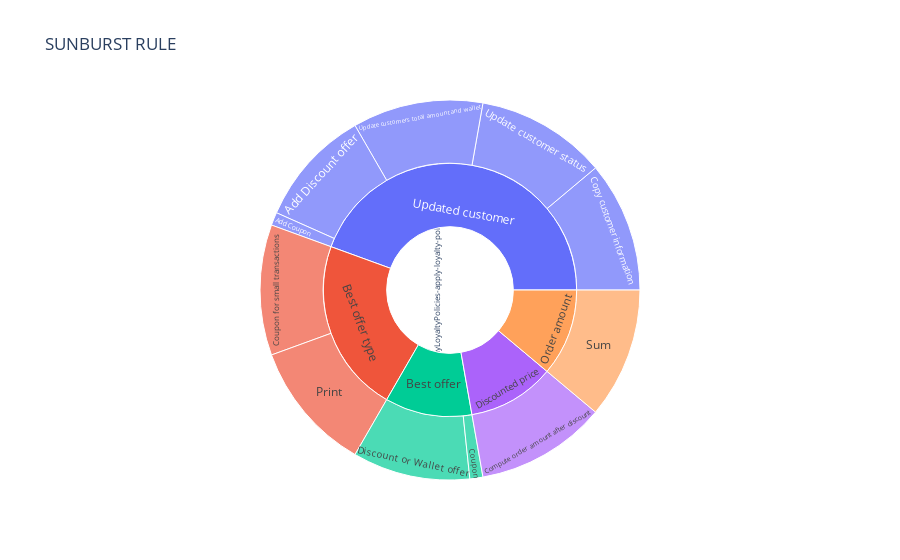

Notebook code for this chart:
### Markdown cell above
### 4.2 Representing the decision model coverage through a sunburst <a class="anchor" id="section4_2"></a>
We project all decisions into a sunburst diagram. It shows a synthetic and interactive view of all executed assets including rules, tasks and decision models.

### Code cell
data = []

number_of_columns = 0
for rule in rules:
    number_of_columns = max(number_of_columns, len(rule["from"]))

for rule in rules:
    rule_data = dict()
    keys = list(rule["from"])
    for i in range(0, number_of_columns):
        if i < len(rule["from"]):
            rule_data[f"Column{i}"] = rule["from"][keys[i]]
        else: rule_data[f"Column{i}"] = 'None'

    data.append(rule_data)

df = pd.DataFrame(data)
df = df.groupby(df.columns.tolist()).size().reset_index().rename(columns={0:'Count'})
df = df.replace(['None'],None)
fig = px.sunburst(df, 
                  path=[f"Column{i}" for i in range(0, number_of_columns)], 
                  values="Count",
                  height=1000,
                  title="SUNBURST RULE",
                  maxdepth=5
                  )
fig.show()

### Figure 1 — Plotly figure (JSON) as saved in the notebook; plotly's stock layout.template omitted (floating-point values rounded to 4 significant figures)
{"data": [{"branchvalues": "total", "domain": {"x": [0, 1], "y": [0, 1]}, "hovertemplate": "labels=%{label}<br>Count=%{value}<br>parent=%{parent}<br>id=%{id}<extra></extra>", "ids": ["ApplyLoyaltyPolicies-apply-loyalty-policies/Updated customer/Add Coupon", "ApplyLoyaltyPolicies-apply-loyalty-policies/Updated customer/Add Discount offer", "ApplyLoyaltyPolicies-apply-loyalty-policies/Discounted price/Compute order amount after discount", "ApplyLoyaltyPolicies-apply-loyalty-policies/Updated customer/Copy customer information", "ApplyLoyaltyPolicies-apply-loyalty-policies/Best offer/Coupon", "ApplyLoyaltyPolicies-apply-loyalty-policies/Best offer type/Coupon for small transactions", "ApplyLoyaltyPolicies-apply-loyalty-policies/Best offer/Discount or Wallet offer", "ApplyLoyaltyPolicies-apply-loyalty-policies/Best offer type/Print", "ApplyLoyaltyPolicies-apply-loyalty-policies/Order amount/Sum", "ApplyLoyaltyPolicies-apply-loyalty-policies/Updated customer/Update customer status", "ApplyLoyaltyPolicies-apply-loyalty-policies/Updated customer/Update customers total amount and wallet", "ApplyLoyaltyPolicies-apply-loyalty-policies/Best offer", "ApplyLoyaltyPolicies-apply-loyalty-policies/Best offer type", "ApplyLoyaltyPolicies-apply-loyalty-policies/Discounted price", "ApplyLoyaltyPolicies-apply-loyalty-policies/Order amount", "ApplyLoyaltyPolicies-apply-loyalty-policies/Updated customer", "ApplyLoyaltyPolicies-apply-loyalty-policies"], "labels": ["Add Coupon", "Add Discount offer", "Compute order amount after discount", "Copy customer information", "Coupon", "Coupon for small transactions", "Discount or Wallet offer", "Print", "Sum", "Update customer status", "Update customers total amount and wallet", "Best offer", "Best offer type", "Discounted price", "Order amount", "Updated customer", "ApplyLoyaltyPolicies-apply-loyalty-policies"], "maxdepth": 5, "name": "", "parents": ["ApplyLoyaltyPolicies-apply-loyalty-policies/Updated customer", "ApplyLoyaltyPolicies-apply-loyalty-policies/Updated customer", "ApplyLoyaltyPolicies-apply-loyalty-policies/Discounted price", "ApplyLoyaltyPolicies-apply-loyalty-policies/Updated customer", "ApplyLoyaltyPolicies-apply-loyalty-policies/Best offer", "ApplyLoyaltyPolicies-apply-loyalty-policies/Best offer type", "ApplyLoyaltyPolicies-apply-loyalty-policies/Best offer", "ApplyLoyaltyPolicies-apply-loyalty-policies/Best offer type", "ApplyLoyaltyPolicies-apply-loyalty-policies/Order amount", "ApplyLoyaltyPolicies-apply-loyalty-policies/Updated customer", "ApplyLoyaltyPolicies-apply-loyalty-policies/Updated customer", "ApplyLoyaltyPolicies-apply-loyalty-policies", "ApplyLoyaltyPolicies-apply-loyalty-policies", "ApplyLoyaltyPolicies-apply-loyalty-policies", "ApplyLoyaltyPolicies-apply-loyalty-policies", "ApplyLoyaltyPolicies-apply-loyalty-policies", ""], "type": "sunburst", "values": [1, 9, 10, 10, 1, 10, 9, 10, 10, 10, 10, 10, 20, 10, 10, 40, 90]}], "layout": {"autosize": true, "legend": {"tracegroupgap": 0}, "title": {"text": "SUNBURST RULE"}}}
